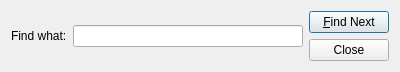
<?xml version="1.0" encoding="UTF-8"?>
<ui version="4.0">
 <class>FindDialog</class>
 <widget class="QDialog" name="FindDialog">
  <property name="geometry">
   <rect>
    <x>0</x>
    <y>0</y>
    <width>400</width>
    <height>72</height>
   </rect>
  </property>
  <property name="windowTitle">
   <string>Find</string>
  </property>
  <layout class="QHBoxLayout" name="horizontalLayout">
   <item>
    <layout class="QVBoxLayout" name="verticalLayout">
     <item>
      <layout class="QHBoxLayout" name="horizontalLayout_2">
       <item>
        <widget class="QLabel" name="label">
         <property name="text">
          <string>Find what:</string>
         </property>
        </widget>
       </item>
       <item>
        <widget class="QLineEdit" name="patternEdit">
         <property name="toolTip">
          <string>Search term</string>
         </property>
         <property name="whatsThis">
          <string>Search term</string>
         </property>
        </widget>
       </item>
      </layout>
     </item>
    </layout>
   </item>
   <item>
    <layout class="QVBoxLayout" name="verticalLayout_2">
     <item>
      <widget class="QPushButton" name="nextBtn">
       <property name="toolTip">
        <string>Find next occurence from current file position.</string>
       </property>
       <property name="whatsThis">
        <string>Find next occurence from current file position.</string>
       </property>
       <property name="text">
        <string>&amp;Find Next</string>
       </property>
      </widget>
     </item>
     <item>
      <widget class="QPushButton" name="closeBtn">
       <property name="toolTip">
        <string>Close</string>
       </property>
       <property name="whatsThis">
        <string>Close</string>
       </property>
       <property name="text">
        <string>Close</string>
       </property>
      </widget>
     </item>
    </layout>
   </item>
  </layout>
 </widget>
 <resources/>
 <connections/>
</ui>
